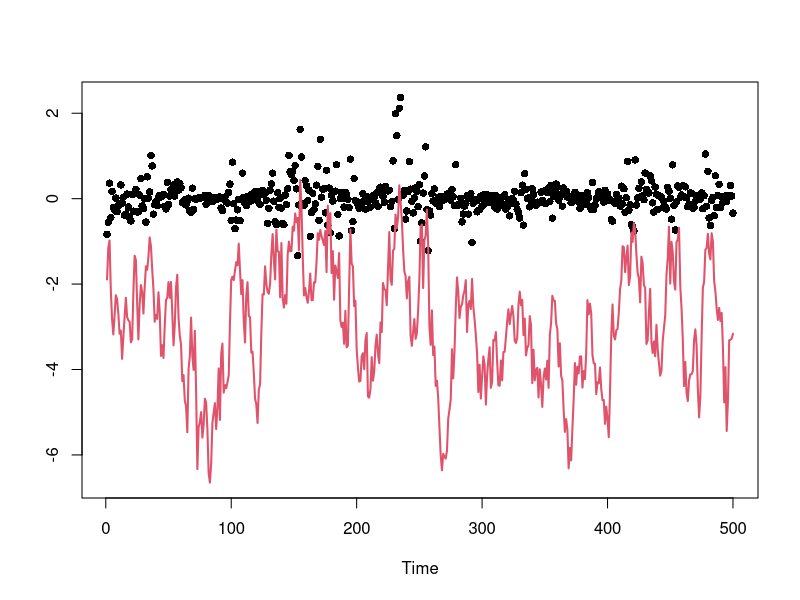

R code for this plot: (Note: a time limit stopped this script after it produced the figure.)
svm.pl = function(y,alphas,betas,tau2s,xs){#,b0,B0,c0,d0){
  n      = length(y)
  N      = length(xs)
  nmix   = 7  
  mu     = matrix(c(-11.40039,-5.24321,-9.83726,1.50746,-0.65098,0.52478,-2.35859),
                  N,nmix,byrow=TRUE)
  sig2   = matrix(c(5.795960,2.613690,5.179500,0.167350,0.640090,0.340230,1.262610),
                  N,nmix,byrow=TRUE)
  q      = matrix(c(0.007300,0.105560,0.000020,0.043950,0.340010,0.245660,0.257500),
                  N,nmix,byrow=TRUE) 
#   q = c(0.007300,0.105560,0.000020,0.043950,0.340010,0.245660,0.257500)
#   mu = c(-11.40039,-5.24321,-9.83726,1.50746,-0.65098,0.52478,-2.35859)
#   sig2 = c(5.795960,2.613690,5.179500,0.167350,0.640090,0.340230,1.262610)
  quants = array(0,c(n,4,3))
  z      = log(y^2)
  s      = matrix(0,N,7)
  s[,1]  = 1.0/B0[1]
  s[,2]  = 0.0
  s[,3]  = 1.0/B0[2]
  s[,4]  = b0[1]/B0[1]
  s[,5]  = b0[2]/B0[2]
  s[,6]  = c0
  s[,7]  = d0
  num1   = rep(b0[1],N)
  num2   = rep(b0[2],N)
  for (t in 1:n){
    #print(t)
    mus    = matrix(alphas+betas*xs,N,nmix)
#     print(mus[1,])
#     scan(n=1)
    probs  = q*dnorm(z[t],mus+mu,sqrt(sig2+tau2s))
    weight = apply(probs,1,sum)
    k      = sample(1:N,size=N,replace=TRUE,prob=weight)
#     print(probs[1,])
#     scan(n=1)
    
    xs1    = xs[k]
    probs  = probs[k,]
    mus    = mus[k,]
    alphas = alphas[k]
    betas  = betas[k]
    tau2s  = tau2s[k]
    so     = s[k,]
    num1o  = num1[k]
    num2o  = num2[k]	  
    tau2ss = matrix(tau2s,N,nmix)
    vars   = 1/(1/sig2+1/tau2ss)
    sds    = sqrt(vars)
    means  = vars*((z[t]-mu)/sig2 + mus/tau2ss)
    for (i in 1:N){
      comp  = sample(1:nmix,size=1,prob=probs[i,])
      xs[i] = rnorm(1,means[i,comp],sds[i,comp])
    }
    s[,1]  = so[,1] + 1
    s[,2]  = so[,2] + xs1
    s[,3]  = so[,3] + xs1^2
    s[,4]  = so[,4] + xs
    s[,5]  = so[,5] + xs*xs1
    s[,6]  = so[,6] + 1/2
    m      = s[,1]*s[,3]-s[,2]^2
    num1   = (s[,3]*s[,4]-s[,2]*s[,5])/m
    num2   = (s[,1]*s[,5]-s[,2]*s[,4])/m
    s[,7]  = so[,7] + (xs-num1-num2*xs1)*xs/2 + ((num1o-num1)*so[,4]+(num2o-num2)*so[,5])/2
    tau2s  = 1/rgamma(N,s[,6],s[,7])
    std    = sqrt(tau2s/m)
    norm   = cbind(rnorm(N,0,std),rnorm(N,0,std))
    alphas = num1 + sqrt(s[,3])*norm[,1]
    betas  = num2 - s[,2]/sqrt(s[,3])*norm[,1]+sqrt(s[,1]-s[,2]^2/s[,3])*norm[,2]   
    quants[t,1,] = quantile(alphas,c(0.05,0.5,0.95))
    quants[t,2,] = quantile(betas,c(0.05,0.5,0.95))
    quants[t,3,] = quantile(tau2s,c(0.05,0.5,0.95))
    quants[t,4,] = quantile(exp(xs/2),c(0.05,0.5,0.95))
  }
  hists = list(hist(alphas),hist(betas),hist(tau2s))
  return(list(quants=quants,hists=hists))
}
PL = function(y,alphas,betas,tau2s,xs){
  n      = length(y)
  N      = length(xs)
  quants = array(0,c(n,4,3))
  
  
  
  
  s      = matrix(0,N,7)
  
  
  s[,1] = 1/B0[1]
  s[,2] = 0
  s[,3] = 1/B0[2]
  s[,4] = s[,1]*b0[1]# + s[,2]*b0[2]
  s[,5] = s[,3]*b0[2]# + s[,2]*b0[1]
  s[,6] = c0
  s[,7] = d0
  m      = s[,1]*s[,3]-s[,2]^2
  b1   = (s[,3]*s[,4]-s[,2]*s[,5])/m
  b2   = (s[,1]*s[,5]-s[,2]*s[,4])/m
  
  
  for (t in 1:n){
    # Resampling
    mus    = alphas+betas*xs
    stdevs = exp(mus/2)
    weight = dnorm(y[t],0,stdevs)
    k      = sample(1:N,size=N,replace=T,prob=weight)
    alphas = alphas[k]
    betas  = betas[k]
    tau2s  = tau2s[k]
    
    mus    = mus[k]
    xs1    = xs[k]
    sig2s = exp(xs1)
    # Propagating
    vars   = 1/(1/sig2s+1/tau2s)
    sds    = sqrt(vars)
    means  = vars*(mus/tau2s + y[t]/sig2s)
#     xs     = rnorm(N,means,sds)
    xs     = mus + rnorm(N,0,sqrt(tau2s))
    so     = s[k,]
    b1o  = b1[k]
    b2o  = b2[k]    
    # Updating sufficient stats
    s[,1]  = so[,1] + 1
    s[,2]  = so[,2] + xs1
    s[,3]  = so[,3] + xs1^2
    s[,4]  = so[,4] + xs
    s[,5]  = so[,5] + xs*xs1
    s[,6]  = so[,6] + 1
    
    # determinant of Binv matrix
    m      = s[,1]*s[,3]-s[,2]^2 
    
    # b_{t} =  inv(Binv_{t}) x (Binv_{t-1} * b_{t-1}) 
    b1   = (s[,3]*s[,4]-s[,2]*s[,5])/m  
    b2   = (s[,1]*s[,5]-s[,2]*s[,4])/m
    
    s[,7]  = so[,7] + (xs-b1-b2*xs1)*xs + (b1o-b1)*so[,4]+(b2o-b2)*so[,5]
    
#     F.new = rbind(1,xs1[2])
#     C.old = diag(B0,2)
#     Q = 1
#     D1 = t(F.new) %*% C.old%*% F.new + Q 
#     
#     
#     #       C0 = diag(B0,2)
#     #       print( C0 %*%F.new[,j]  %*% solve(D1) %*% (xs[1]-t(F.new[,j])%*%b0))
#     CF = C.old %*% F.new
#     
#     D.new = t(F.new)  %*% CF +Q
#     D.inv = solve(D.new)
#     #       print(D.inv)
#     
#     m.old = b0
#     #       print(D.new)
#     #       print(CF %*% D.inv %*% (xs[j]-t(F.new[,j]) %*% m.old[j,]))
#     #       m.old = m.old + CF %*% D.inv %*% (xs[1]-t(F.new) %*% m.old)
#     print(D.inv %*% (xs[1]-t(F.new) %*% m.old))
#     C.old = C.old - CF %*% D.inv  %*% t(F.new) %*% C.old
#     d0 = d0 + t(xs[2]-t(F.new)%*% m.old)%*% D.inv %*% (xs[2]-t(F.new) %*% m.old)
#     m.old = m.old + CF %*% D.inv %*% (xs[2]-t(F.new) %*% m.old)
# 
#     print(d0)
#     print(s[2,7])
#     scan(n=1)
#     
    
    tau2s  = 1/rgamma(N,s[,6]/2,s[,7]/2)
    std    = sqrt(tau2s/m)
    norm   = cbind(rnorm(N,0,std),rnorm(N,0,std))
    
    # cholesky decomposition of B, thus inv(Binv)
    alphas = b1 + sqrt(s[,3])*norm[,1]
    betas  = b2 - s[,2]/sqrt(s[,3])*norm[,1]+sqrt(s[,1]-s[,2]^2/s[,3])*norm[,2]  
    # Storing quantiles
    quants[t,1,] = quantile(alphas,c(0.025,0.5,0.975))
    quants[t,2,] = quantile(betas,c(0.025,0.5,0.975))
    quants[t,3,] = quantile(tau2s,c(0.025,0.5,0.975))  
    quants[t,4,] = quantile(exp(xs/2),c(0.025,0.5,0.975))  
    
  }
  return(quants)
}

# Simulated data
# set.seed(98765)
n     =  500
alpha =  -.3
beta  =  0.9
tau2  =  .4
sig2  =  1.0
tau   = sqrt(tau2)
x     = rep(alpha/(1-beta),n+1)
true  = c(alpha,beta,tau2,sig2)
names = c("alpha","beta","tau2","y")
for (t in 2:(n+1))
  x[t] = alpha+beta*x[t-1]+tau*rnorm(1)
x = x[2:(n+1)]
y = rnorm(n,0,exp(x/2))

par(mfrow=c(1,1))
plot(y,ylim=range(x,y),xlab="Time",ylab="",main="",pch=16)
lines(x,col=2,lwd=2)
# data = read.csv('weeklyoilprice.csv')
# prices = data[,2]
# n = length(prices)
# returns = diff(prices)/prices[1:(n-1)]
# logreturns = log(prices[2:n]/prices[1:(n-1)])
# n = length(returns)
# y = returns*100+rnorm(n,0,0.00001)

# Prior hyperparameters
# ---------------------
m0    = 0.0


C0 = 10
c0    = 1
d0    = 1
tau20 = tau2
b0    = c(alpha,beta)
B0    = c(1,1)/tau20
sC0   = sqrt(C0)
sB0   = sqrt(B0)

# ONE LONG PL FILTER
# ------------------
# set.seed(246521)
N      = 10000
xs     = rnorm(N,m0,sC0)
tau2s  = 1/rgamma(N,c0/2,d0/2)
taus   = sqrt(tau2s)
alphas = rnorm(N,b0[1],taus*sB0[1])
betas  = rnorm(N,b0[2],taus*sB0[2])

pars   = cbind(alphas,betas,tau2s)
# par(mfrow=c(3,1))
# for (i in 1:3){
#   hist(pars[,i],prob=TRUE,xlab="",main=names[i])
#   abline(v=true[i],col=2)
# }
print(date())
# plm    = PL(y,alphas,betas,tau2s,xs)
out    = svm.pl(y,alphas,betas,tau2s,xs)
plm = out$quants
print(date())
cols = c(gray(0.5),1,gray(0.5))
ind  = 10:n
n1   = length(ind)
par(mfrow=c(3,2))
for (i in 1:3){
  ts.plot(plm[ind,i,],xlab="",ylab="",main=names[i],col=cols,ylim=range(plm[ind,i,]))
  abline(h=true[i],lty=2)
  plot(out$hists[[i]])
  abline(v=true[i],lty=1,col='red')
}
# par(mfrow=c(1,1))
# ts.plot(cbind(2*plm[,4,2],-2*plm[,4,2]))
# lines(returns*100,col='red')


# Particle filters
# ----------------
# set.seed(246521)
N    = 1000
nsim = 30
a    = 0.95
qs   = array(0,c(nsim,n,4,3))
# print(date())
# for (s in 1:nsim){
#   print(s)
#   xs         = rnorm(N,m0,sC0)
#   tau2s      = 1/rgamma(N,c0/2,d0/2)
#   taus       = sqrt(tau2s)
#   alphas     = rnorm(N,b0[1],taus*sB0[1])
#   betas      = rnorm(N,b0[2],taus*sB0[2])
# #   qs[1,s,,,] = LW(y,alphas,betas,tau2s,sig2s,xs,a)
# #   qs[2,s,,,] = Storvik(y,alphas,betas,tau2s,sig2s,xs)
#   qs[s,,,] = PL(y,alphas,betas,tau2s,xs) 
# 
# }
# print(date())
# library(foreach)
# library(doParallel)
# registerDoParallel()
# print(date())
# qs1 = foreach(s=1:nsim) %dopar%{
#   
#   xs         = rnorm(N,m0,sC0)
#   tau2s      = 1/rgamma(N,c0/2,d0/2)
#   taus       = sqrt(tau2s)
#   alphas     = rnorm(N,b0[1],taus*sB0[1])
#   betas      = rnorm(N,b0[2],taus*sB0[2])
#   
#   svm.pl(y,alphas,betas,tau2s,xs) 
# }
# for(s in 1:nsim)  
#   qs[s,,,] = qs1[[s]]


print(date())
# 
# 
# hist(qs[,n,1,2])
# cols = c(grey(0.5),1,grey(0.5))
# ind  = 10:n
# n1   = length(ind)
# par(mfrow=c(2,2))
# for (i in 1:4){
#   ts.plot(qs[50,,i,],xlab="",ylab="",main=names[i],col=cols,ylim=range(plm[ind,i,]))
#   abline(h=true[i],lty=2)
# }


# # Mean square error
# quants = c("2.5th","50th","97.5th")
# filter = "PL"
# mse    = array(0,c(n1,4,3))
#   for (k in 1:4) 
#     for (i in 1:nsim) 
#       mse[,k,]=mse[,k,]+(qs[i,ind,k,]-plm[ind,k,])^2
# sq.mse = sqrt(mse/nsim)  
# 
# 
# cols = c(grey(0.75),grey(0.5),grey(0.75))
# #cols = c(3,2,5)
# par(mfrow=c(1,1))
# for (k in 1:3){
#   L = min(qs[,ind,k,])
#   U = max(qs[,ind,k,])
# 
#     plot(qs[1,,k,1],ylab=names[k],xlab="Time",main=filter,ylim=c(L,U),type="l",col=cols[1])
#     for (i in c(1,3,2)) for (j in 1:nsim) lines(qs[j,,k,i],col=cols[i])
#     for (i in c(1,3,2)) lines(plm[,k,i],lwd=1,col=1)  
#   
# }  

# 
# 
# cols = c(grey(0.3),gray(0.5),grey(0.7))
# U    = c(0.275,0.175,0.45,1.25)
# par(mfrow=c(2,2))
# for (i in 1:3){
#   boxplot(sq.mse[,i,1],
#           sq.mse[,i,2],
#           sq.mse[,i,3],
#           outline=FALSE,ylab="Root MSE",xlab="Percentile",axes=FALSE,col=cols,ylim=c(0,U[i]))
#   axis(2);axis(1,at=c(2,5,8),lab=quants);box()
#   abline(v=3.5)
#   abline(v=6.5)
#   title(names[i])
# }
#legend(0.5,1.2,legend=filters,col=cols,cex=1.25,lwd=c(4,4,4),lty=c(1,1,1),bty="n")







################ ETC
# 
# for (j in 1:N){
#   D1 = F.new[,j] %*% C.old[j,,]%*% F.new[,j] + Q 
#   
#   print(D1)
#   #       C0 = diag(B0,2)
#   #       print( C0 %*%F.new[,j]  %*% solve(D1) %*% (xs[1]-t(F.new[,j])%*%b0))
#   CF = C.old[j,,] %*% F.new[,j]
#   
#   D.new = t(F.new[,j])  %*% CF +Q
#   D.inv = solve(D.new)
#   print(D.new)
#   print(CF %*% D.inv %*% (xs[j]-t(F.new[,j]) %*% m.old[j,]))
#   m.old[j,] = m.old[j,] + CF %*% D.inv %*% (xs[j]-t(F.new[,j]) %*% m.old[j,])
#   C.old[j,,] = C.old[j,,] - CF %*% D.inv  %*% t(F.new[,j]) %*% C.old[j,,]
#   print(m.old[1,])
#   print(b1[1])
#   print(b2[1])
#   scan(n=1)
# }
